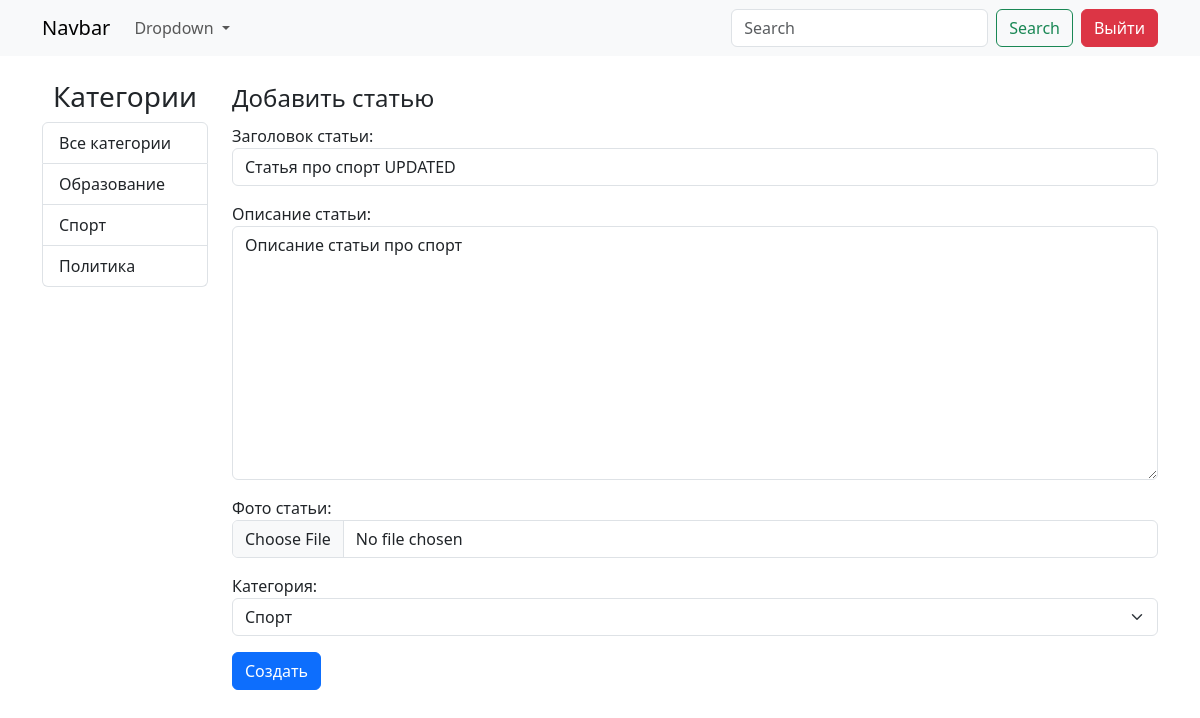
/update_post/2/ (signed in), run on the app's committed database.
### blog_app/models.py (models this page shows, shortened)
class Category(models.Model):
    title = models.CharField(verbose_name="Название категории", max_length=150)
    def get_absolute_url(self):
        return reverse("category_posts", kwargs={"category_id": self.pk})
    def __str__(self):
        return self.title
    class Meta:
        verbose_name = "Категория"
        verbose_name_plural = "Категории"

class Post(models.Model):
    title = models.CharField(verbose_name="Заголовок статьи", max_length=100)
    content = models.TextField(verbose_name="Описание статьи")  # TEXT
    image = models.ImageField(verbose_name="Фото статьи", upload_to="photos/", blank=True, null=True)
    created_at = models.DateTimeField(verbose_name="Дата создания", auto_now_add=True)
    updated_at = models.DateTimeField(verbose_name="Дата обновления", auto_now_add=True)
    views = models.IntegerField(verbose_name="Кол-во просмотров", default=0)
    author = models.ForeignKey(to=User, on_delete=models.CASCADE, verbose_name="Автор")
    category = models.ForeignKey(to=Category, on_delete=models.CASCADE, verbose_name="Категория")
    class Meta:
        verbose_name = "Статья"
        verbose_name_plural = "Статьи"

### blog_app/views.py (the view, shortened to what this page needs)
# urls.py: path("update_post/<int:pk>/", views.PostUpdateView.as_view(), name="update"),
class PostUpdateView(UserPassesTestMixin, UpdateView):
    model = Post
    success_url = "/"
    form_class = PostForm
    login_url = "/login/"
    def test_func(self):
        obj = self.get_object()
        has_access = self.request.user.is_superuser or self.request.user == obj.author
        return has_access

### blog_app/forms.py
class PostForm(forms.ModelForm):
    class Meta:
        model = Post
        fields = ["title", "content", "image", "category"]
        widgets = {
            "title": forms.TextInput(attrs={
                "class": "form-control"
            }),
            "content": forms.Textarea(attrs={
                "class": "form-control"
            }),
            "image": forms.FileInput(attrs={
                "class": "form-control"
            }),
            "category": forms.Select(attrs={
                "class": "form-select"
            }),
        }

### blog_app/templatetags/custom_tags.py (called while the page is built)
@register.simple_tag()
def get_categories():
    categories = Category.objects.all()
    return categories

### blog_app/templates/blog_app/post_form.html (shortened to what this page needs)
{% extends 'base.html' %}
{% block content %}
<form action="" method="post" enctype="multipart/form-data">
    <fieldset>
        <legend>Добавить статью</legend>
    </fieldset>
    {{ form.as_p }}
    <button class="btn btn-primary">Создать</button>
</form>
{% endblock content %}

### templates/base.html (shortened to what this page needs)
{% load custom_tags %}
<!doctype html>
<html lang="en">
<head>
    <link rel="stylesheet" href="https://cdn.jsdelivr.net/npm/bootstrap@5.3.0-alpha1/dist/css/bootstrap.min.css">
    <link rel="stylesheet" href="https://cdn.jsdelivr.net/npm/bootstrap-icons@1.10.2/font/bootstrap-icons.css">
</head>
<body>
{% include 'components/_header.html' %}
<main>
    <div class="container">
        <div class="row justify-content-center">
            {% if request.path != '/login/' and request.path != '/registration/' %}
            <div class="col-2">
                <h3 class="text-center">Категории</h3>
                <div class="list-group">
                    {% get_categories as categories %}
                    <a href="{% url 'home' %}" class="list-group-item list-group-item-action">Все категории</a>
                    {% for category in categories %}
                    <a href="{{ category.get_absolute_url }}" class="list-group-item list-group-item-action">
                        {{ category }}
                    </a>
                    {% endfor %}
                </div>
            </div>
            {% endif %}
            {% if request.path != '/login/' and request.path != '/registration/' %}
            <div class="col-10">
            {% else %}
            <div class="col-4">
            {% endif %}
                {% block content %}
                {% endblock content %}
                </div>
            </div>
        </div>
</main>
</body>
</html>

### data on the page
Category: title "Образование"
Category: title "Спорт"
Category: title "Политика"
Post: title "Статья про спорт UPDATED", content "Описание статьи про спорт", category "Спорт"
